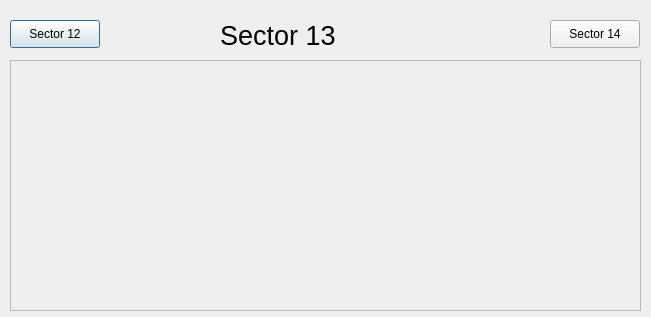
<?xml version="1.0" encoding="UTF-8"?>
<ui version="4.0">
 <class>Dialog</class>
 <widget class="QDialog" name="Dialog">
  <property name="geometry">
   <rect>
    <x>0</x>
    <y>0</y>
    <width>651</width>
    <height>317</height>
   </rect>
  </property>
  <property name="windowTitle">
   <string>Dialog</string>
  </property>
  <widget class="QLabel" name="label_2">
   <property name="geometry">
    <rect>
     <x>220</x>
     <y>20</y>
     <width>131</width>
     <height>31</height>
    </rect>
   </property>
   <property name="font">
    <font>
     <pointsize>20</pointsize>
    </font>
   </property>
   <property name="text">
    <string>Sector 13</string>
   </property>
  </widget>
  <widget class="ASguiFormPlugin" name="asguiformplugin">
   <property name="geometry">
    <rect>
     <x>10</x>
     <y>60</y>
     <width>631</width>
     <height>251</height>
    </rect>
   </property>
   <property name="uiFile" stdset="0">
    <string>SectorVacuumSchematic.ui</string>
   </property>
   <property name="variableSubstitutions" stdset="0">
    <string>SR=13 SRPREV=12</string>
   </property>
  </widget>
  <widget class="GuiPushButtonPlugin" name="guipushbuttonplugin">
   <property name="geometry">
    <rect>
     <x>10</x>
     <y>20</y>
     <width>90</width>
     <height>28</height>
    </rect>
   </property>
   <property name="text">
    <string>Sector 12</string>
   </property>
   <property name="guiFile">
    <string>SVS12.ui</string>
   </property>
   <property name="creationOption" stdset="0">
    <enum>GuiPushButtonPlugin::Open</enum>
   </property>
  </widget>
  <widget class="GuiPushButtonPlugin" name="guipushbuttonplugin_2">
   <property name="geometry">
    <rect>
     <x>550</x>
     <y>20</y>
     <width>90</width>
     <height>28</height>
    </rect>
   </property>
   <property name="text">
    <string>Sector 14</string>
   </property>
   <property name="guiFile">
    <string>SVS14.ui</string>
   </property>
   <property name="creationOption" stdset="0">
    <enum>GuiPushButtonPlugin::Open</enum>
   </property>
  </widget>
 </widget>
 <customwidgets>
  <customwidget>
   <class>GuiPushButtonPlugin</class>
   <extends>QPushButton</extends>
   <header>GuiPushButtonPlugin.h</header>
  </customwidget>
  <customwidget>
   <class>ASguiFormPlugin</class>
   <extends>QScrollArea</extends>
   <header>ASguiFormPlugin.h</header>
  </customwidget>
 </customwidgets>
 <resources/>
 <connections/>
</ui>
